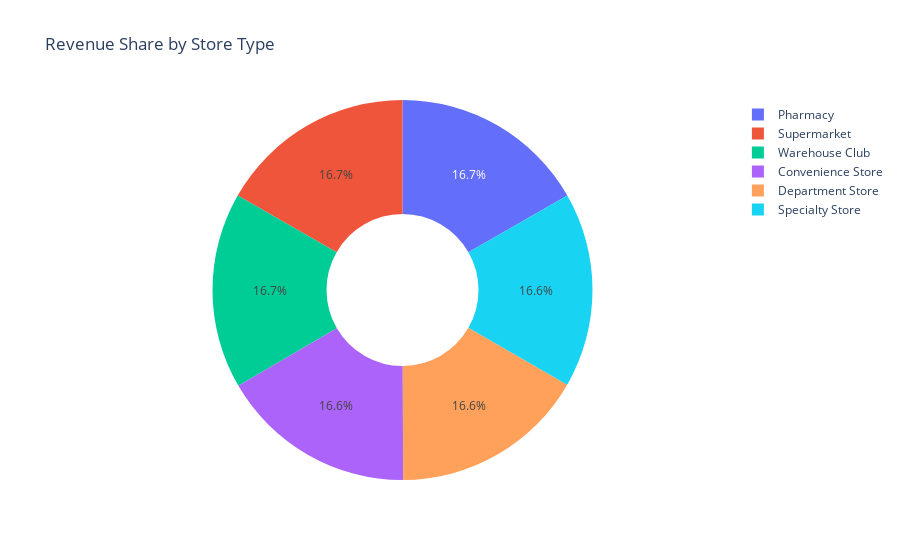

The code cell stored with this chart in its notebook:
### Markdown cell above
🔹 Q3. Which store types perform best?

### Code cell
store_revenue = (
    df.groupby("Store_Type")["Total_Cost"]
    .sum()
    .reset_index()
)

fig = px.pie(
    store_revenue,
    names="Store_Type",
    values="Total_Cost",
    title="Revenue Share by Store Type",
    hole=0.4
)
fig.show()

### Figure 1 — Plotly figure (JSON) as saved in the notebook; plotly's stock layout.template omitted (floating-point values rounded to 4 significant figures)
{"data": [{"domain": {"x": [0, 1], "y": [0, 1]}, "hole": 0.4, "hovertemplate": "Store_Type=%{label}<br>Total_Cost=%{value}<extra></extra>", "labels": ["Convenience Store", "Department Store", "Pharmacy", "Specialty Store", "Supermarket", "Warehouse Club"], "legendgroup": "", "name": "", "showlegend": true, "type": "pie", "values": [8732000.0, 8732000.0, 8767000.0, 8702000.0, 8763000.0, 8760000.0]}], "layout": {"legend": {"tracegroupgap": 0}, "title": {"text": "Revenue Share by Store Type"}}}
